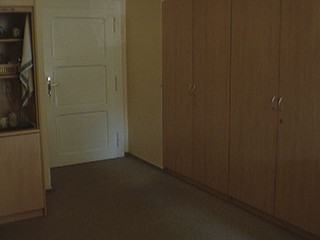
#> input picture MotionDetection/Data/Office/img01_0014.jpg, 320 x 240 px; its folder holds only this picture in this run
$ jupyter execute --allow-errors Proj_1_submission.ipynb
#> lines starting #> are read from the running program, lines starting #| are printed output that depends on the picture
# Computer Vision I
## Motion Detection Using Simple Image Filtering

### Importing Dependencies

[cell 1]
import os
import cv2
import time
import numpy as np
import math
import scipy.signal as signal

#/Course Work Northeastern/ComputerVision/Project/Project1/Code
path = "Data/RedChair"
# path = "Data/Office"

#> (the rest of this cell did not finish here and is left out)

### Function to generate 1D Derivative of Gaussian

[cell 2]
def Gauss_1D(tsigma):
    """
    Inputs:
    - tsigma: The standard deviation of the Gaussian filter

    Outputs:
    - A 1-dimensional Gaussian filter of length 5*tsigma, with values normalized by the minimum value and divided by the
    sum of the values.

    Steps:
    1. Compute the length of the filter.
    2. Generate the Gaussian filter using the `gaussian` function.
    3. Normalize the filter by dividing each value by the minimum value.
    4. Print the normalization factor and the values of the normalized filter.
    5. Return the normalized filter, divided by the sum of its values.

    """

    length = int(5 * tsigma)
    gaussian = signal.gaussian(length, std=tsigma)
    min_y = min(gaussian)
    for i in range(length):
        gaussian[i] = np.round(gaussian[i]/min_y)
    print('(1/',sum(gaussian),')*',gaussian)
    return gaussian/sum(gaussian)

### Q1 Function to which calculates the differential and displays the masked image with threshold = 10

[cell 3]
def motion_det_10(folder='RedChair',filter_kernel = np.array([-1,0,1]),smoothening=False,derivative='derivative_filter'):
    """
    This is a Python function named motion_det that detects motion in a sequence of images given the directory path to the
    images, a filter kernel for computing the temporal derivative, and a few other optional parameters.

    The function first sets the directory path to the images and lists all the images in the directory. If the smoothening
    parameter is set to True, the function smoothes the images using either a box filter or a Gaussian filter based on the
    smoothening parameter's value. If derivative is set to 'gauss', the function replaces the filter kernel with a 1D
    Gaussian
    filter.

    The function then applies the filter kernel to each pixel in the buffer of the sequence of images, computes the
    absolute value of the temporal derivative, and threshold the absolute value to create a binary mask. It writes the
    resultant motion detection output to a directory with a postfix of '_result' appended to the original directory. The
    function returns three lists of values: mask_append which contains the masked images, abs_derivative_append which
    contains the absolute derivatives of the images, and threshold_val_li which contains the threshold values used for
    each image.

    """
#> called with folder = 'Office', filter_kernel = array of shape (3,), smoothening = False, derivative = 'derivative_filter'


    folder = f'Data/{folder}'
    dir_list = os.listdir(f'{folder}')
    if smoothening:
            smoothening = smoothening.split('_')
            size = int(smoothening[1])
            if smoothening[0]=='gauss':
                ssigma = input('ssigma = ')
            print(smoothening)
    if derivative=='gauss':
            tsigma = float(input('tsigma = '))
            filter_kernel = Gauss_1D(tsigma)
            print('kernel=',filter_kernel)

    abs_derivative_append = []
    mask_append = []
    buffer = []
    threshold_val_li = []

    threshold_value = 10 #default thresh value (assumed)

    for im in dir_list:
        img = cv2.imread(f'{folder}/{im}')
#> img is the input picture: shape (240, 320, 3); mean B, G, R 42.1, 61.4, 75.5
        gray = cv2.cvtColor(img, cv2.COLOR_BGR2GRAY)
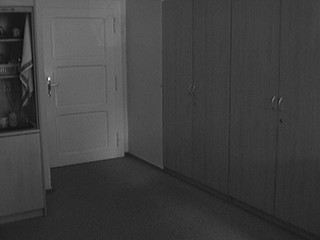
#> gray: shape (240, 320); min 7, max 238, mean 63.4

        if smoothening:
            if smoothening[0]=='box':
                gray = cv2.boxFilter(gray,ddepth=0,ksize=(size,size))

            elif smoothening[0]=='gauss':

                l = int(5*ssigma[0])
                gray = cv2.GaussianBlur(gray, (0,0), int(ssigma),int(ssigma))

        buffer.append(gray)

        if len(buffer) >= 3:
            # Applying the filter to each pixel in the buffer
            derivative_0 = cv2.filter2D(buffer[0], -1, filter_kernel)  # previous frame
            derivative_1 = cv2.filter2D(buffer[2], -1, filter_kernel)  # next frame

            # Compute the absolute value of the temporal derivative
            abs_derivative_x = cv2.absdiff(derivative_0, derivative_1)

            std_abs_der = np.std(abs_derivative_x)
            threshold_value = 10


            threshold_val_li.append(threshold_value)
            # Threshold the absolute value to create a binary mask
            _, mask = cv2.threshold(abs_derivative_x, threshold_value, 255, cv2.THRESH_BINARY)

            masked_image = np.multiply(mask,buffer[1])
            gray = np.hstack((buffer[1], masked_image,abs_derivative_x))

            abs_derivative_append.append(abs_derivative_x)
            mask_append.append(masked_image)
            try:
                cv2.imwrite(f'E:/Course Work Northeastern/ComputerVision/Project/Project1/Code/{folder}_result/{im}_res.jpg', gray)
            except Exception as ex:
                print(ex)

            buffer.pop(0)
            cv2.imshow(f'Gray',gray)
            cv2.imshow('img',img)
            k = cv2.waitKey(40) & 0xFF
            if k==27 or k==ord('q') or k==ord('Q'):
                cv2.destroyAllWindows()
                break

    cv2.destroyAllWindows()
    return mask_append,abs_derivative_append,threshold_val_li

### Q2 is based on function calls mentioned at the end

### Q3 Function to which calculates the differential and displays the masked image with dynamic thesholding

[cell 4]
def motion_det(folder='RedChair',filter_kernel = np.array([-1,0,1]),smoothening=False,derivative='derivative_filter'):
    """
    This is a Python function named motion_det that detects motion in a sequence of images given the directory path to the
    images, a filter kernel for computing the temporal derivative, and a few other optional parameters.

    The function first sets the directory path to the images and lists all the images in the directory. If the smoothening
    parameter is set to True, the function smoothes the images using either a box filter or a Gaussian filter based on the
    smoothening parameter's value. If derivative is set to 'gauss', the function replaces the filter kernel with a 1D
    Gaussian
    filter.

    The function then applies the filter kernel to each pixel in the buffer of the sequence of images, computes the
    absolute value of the temporal derivative, and threshold the absolute value to create a binary mask. It writes the
    resultant motion detection output to a directory with a postfix of '_result' appended to the original directory. The
    function returns three lists of values: mask_append which contains the masked images, abs_derivative_append which
    contains the absolute derivatives of the images, and threshold_val_li which contains the threshold values used for
    each image.

    """
#> called with folder = 'Office', filter_kernel = array of shape (3,), smoothening = False, derivative = 'gauss'


    folder = f'Data/{folder}'
    dir_list = os.listdir(f'{folder}')
    if smoothening:
            smoothening = smoothening.split('_')
            size = int(smoothening[1])
            if smoothening[0]=='gauss':
                ssigma = input('ssigma = ')
            print(smoothening)
    if derivative=='gauss':
            tsigma = float(input('tsigma = '))
#> the answer given: 3
            filter_kernel = Gauss_1D(tsigma)
            print('kernel=',filter_kernel)

    abs_derivative_append = []
    mask_append = []
    buffer = []
    threshold_val_li = []

    threshold_value = 10 #default thresh value (assumed)

    for im in dir_list:
        img = cv2.imread(f'{folder}/{im}')
        gray = cv2.cvtColor(img, cv2.COLOR_BGR2GRAY)

        if smoothening:
            if smoothening[0]=='box':
                gray = cv2.boxFilter(gray,ddepth=0,ksize=(size,size))

            elif smoothening[0]=='gauss':

                l = int(5*ssigma[0])
                gray = cv2.GaussianBlur(gray, (0,0), int(ssigma),int(ssigma))

        buffer.append(gray)

        if len(buffer) >= 3:
            # Applying the filter to each pixel in the buffer
            derivative_0 = cv2.filter2D(buffer[0], -1, filter_kernel)  # previous frame
            derivative_1 = cv2.filter2D(buffer[2], -1, filter_kernel)  # next frame

            # Compute the absolute value of the temporal derivative
            abs_derivative_x = cv2.absdiff(derivative_0, derivative_1)

            std_abs_der = np.std(abs_derivative_x)
            temp_max_int = 0
            if derivative == 'derivative_filter':
                if std_abs_der<1.0:
                    temp_max_int = abs_derivative_x.max()
                    threshold_value = temp_max_int*1.1
                else:
                    threshold_value = std_abs_der*5 #std_abs_der*3

            else:
                if std_abs_der<1.0: #1.5:
                    temp_max_int = abs_derivative_x.max()
                    threshold_value = temp_max_int*1.1

                else:
                    threshold_value = cv2.THRESH_OTSU #+ 10


            threshold_val_li.append(threshold_value)
            # Threshold the absolute value to create a binary mask
            _, mask = cv2.threshold(abs_derivative_x, threshold_value, 255, cv2.THRESH_BINARY)

            masked_image = np.multiply(mask,buffer[1])
            gray = np.hstack((buffer[1], masked_image,abs_derivative_x))

            abs_derivative_append.append(abs_derivative_x)
            mask_append.append(masked_image)
            try:
                cv2.imwrite(f'E:/Course Work Northeastern/ComputerVision/Project/Project1/Code/{folder}_result/{im}_res.jpg', gray)
            except Exception as ex:
                print(ex)

            buffer.pop(0)
            cv2.imshow(f'Gray',gray)
            cv2.imshow('img',img)
            k = cv2.waitKey(40) & 0xFF
            if k==27 or k==ord('q') or k==ord('Q'):
                cv2.destroyAllWindows()
                break

    cv2.destroyAllWindows()
    return mask_append,abs_derivative_append,threshold_val_li

### Function Call for "Office" Data

#### Derivative Filter Kernel : 1/2[-1,0,1]

[cell 5]
filter_kernel = np.array([-0.5,0,0.5])
folder = 'Office'
derivative = 'derivative_filter'
mask_append,abs_derivative_append,threshold_val_li = motion_det_10(folder=folder,derivative=derivative,smoothening = False,filter_kernel=filter_kernel)

#### Gauss filter with user defined tsigma

[cell 6]
folder = 'Office'
derivative = 'gauss'
mask_append,abs_derivative_append,threshold_val_li = motion_det(folder=folder,derivative=derivative,smoothening = False)

#### 2D spatial smoothing

[cell 7]
filter_kernel = np.array([-0.5,0,0.5])
folder = 'Office'
smooth_filter = 'box_3'
# smooth_filter = 'box_5'
# smooth_filter = 'gauss_5'
# derivative = 'derivative_filter'
derivative = 'gauss'
mask_append,abs_derivative_append,threshold_val_li = motion_det_10(folder=folder,derivative=derivative,smoothening = smooth_filter)
#> the answer given: 3

### Function Call for "RedChair" Data

#### Derivative Filter Kernel : 1/2[-1,0,1]

[cell 8]
filter_kernel = np.array([-0.5,0,0.5])
folder = 'RedChair'
derivative = 'derivative_filter'
#> (the rest of this cell did not finish here and is left out)


#### Gauss filter with user defined tsigma

[cell 9]
folder = 'RedChair'
derivative = 'gauss'
#> (the rest of this cell did not finish here and is left out)


#### 2D spatial smoothing

[cell 10]
filter_kernel = np.array([-0.5,0,0.5])
folder = 'RedChair'
smooth_filter = 'box_3'
# smooth_filter = 'box_5'
# smooth_filter = 'gauss_5'
derivative = 'derivative_filter'
# derivative = 'gauss'
#> (the rest of this cell did not finish here and is left out)
